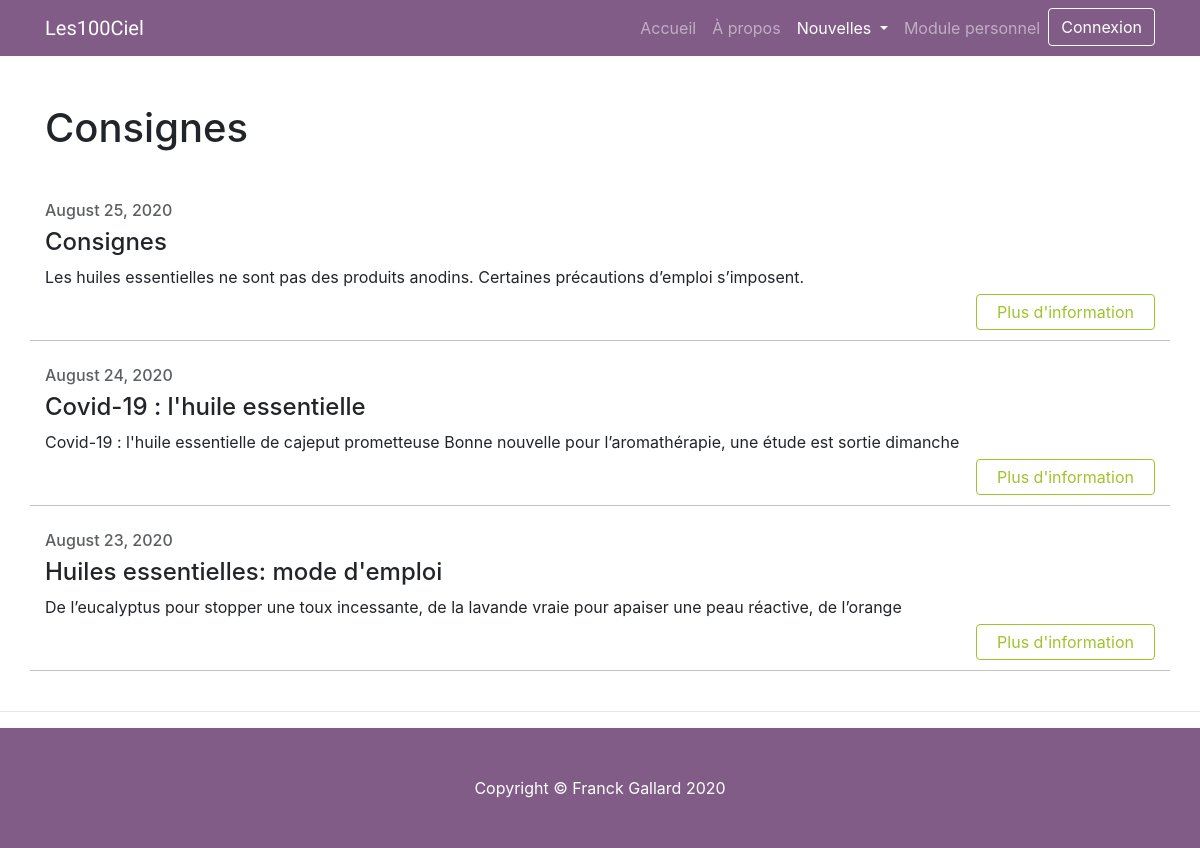
Screenshot of /nouvelles_categorie.php?categorie_id=2 with the database file from the repository.
### tables this page shows
CREATE TABLE `categories` (
  `id` int(11) NOT NULL,
  `categorie` varchar(50) NOT NULL
);

CREATE TABLE `nouvelles` (
  `id` int(11) NOT NULL,
  `titre` varchar(50) NOT NULL,
  `description_courte` varchar(125) NOT NULL,
  `description_longue` text NOT NULL,
  `date_nouvelle` date NOT NULL,
  `actif` tinyint(1) NOT NULL,
  `fk_categorie` int(11) NOT NULL
);

### nouvelles_categorie.php (the view, shortened to what this page needs)
<?php
include_once('include/header.php');
$categorie_id = $_GET['categorie_id'];
$categorie = $connection->query("SELECT categorie
                                  FROM categories
                                  WHERE id = '".$categorie_id."'
                                  LIMIT 1");
$nouvelles_actives_de_la_categorie = $connection->query("SELECT id, titre, description_courte, date_nouvelle, actif
                                                          FROM nouvelles
                                                          WHERE actif = 1
                                                          AND fk_categorie = '".$categorie_id."'
                                                          ORDER BY date_nouvelle DESC");
?>
  <div class="container py-4">
	<h1 class="my-4"><?php echo $categorie->fetch_assoc()['categorie'] ?></h1>
  <div class="row">
    <?php
      while ($row = $nouvelles_actives_de_la_categorie->fetch_assoc()) { ?>
        <div class="col-lg-12 mb-12 new-list-element">
          <?php
            echo '<h6 class="">' . date('F j, Y', strtotime($row["date_nouvelle"])) . '</h6>';
            echo '<h4 class="">' . $row["titre"] . '</h4>';
            echo '<p class="card-text">' . $row["description_courte"] . '</p>';
            echo '<a class="dropdown-item" href="nouvelle.php?nouvelle_id=' . $row["id"] . '"> Plus d\'information</a>';
          ?>
        </div>
      <?php }
    ?>
  </div>
  </div>
<?php include_once('include/footer.php'); ?>

### css/modern-business.css (style rules this page uses)
body { padding-top: 56px; overflow-x: hidden; }
p { margin-top: 0; margin-bottom: 5px; }
.new-list-element .dropdown-item { padding: 5px 20px; background-color: #fff; border-radius: .25rem; color: #a0c32c; border: 1px solid #a0c32c; text-decoration: none; }
.new-list-element, .news-management-list-element { border-bottom: 1px solid #c3c3c3; padding-top: 10px; padding-bottom: 10px; margin-top: 15px; }
.new-list-element h6 { color: #5c5f61; }
.new-list-element a { background-color: unset; text-decoration: underline; padding-left: 0; color: #18a2b8; float: right; width: auto; }

### rows the page displays
categories: categorie "Consignes"
nouvelles: date_nouvelle "August 25, 2020", titre "Consignes", description_courte "Les huiles essentielles ne sont pas des produits anodins. Certaines précautions d’emploi s’imposent."
nouvelles: date_nouvelle "August 24, 2020", titre "Covid-19 : l'huile essentielle", description_courte "Covid-19 : l'huile essentielle de cajeput prometteuse Bonne nouvelle pour l’aromathérapie, une étude est sortie dimanche"
nouvelles: date_nouvelle "August 23, 2020", titre "Huiles essentielles: mode d'emploi", description_courte "De l’eucalyptus pour stopper une toux incessante, de la lavande vraie pour apaiser une peau réactive, de l’orange"
